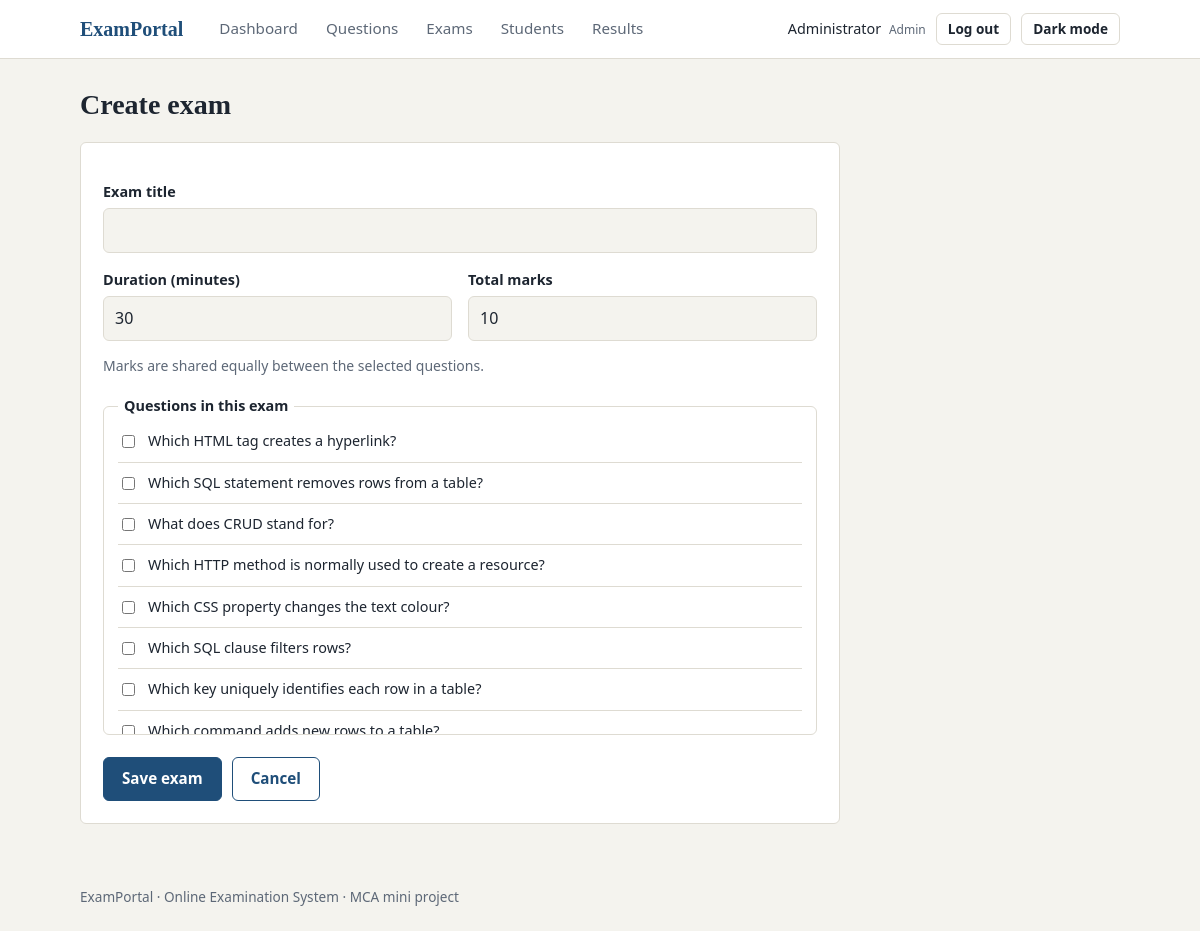
/admin/exam_form.php (signed in), run on the app's committed database.
### tables this page shows
CREATE TABLE questions (
  id INT UNSIGNED AUTO_INCREMENT PRIMARY KEY,
  question_text TEXT NOT NULL,
  option_a VARCHAR(255) NOT NULL,
  option_b VARCHAR(255) NOT NULL,
  option_c VARCHAR(255) NOT NULL,
  option_d VARCHAR(255) NOT NULL,
  correct_option ENUM('A','B','C','D') NOT NULL,
  created_at TIMESTAMP NOT NULL DEFAULT CURRENT_TIMESTAMP
);

### includes/functions.php (called while the page is built, shortened)
<?php
function db() {
    static $pdo = null;
    if ($pdo === null) {
        try {
            $pdo = new PDO('mysql:host=' . DB_HOST . ';dbname=' . DB_NAME . ';charset=utf8mb4', DB_USER, DB_PASS, [
                PDO::ATTR_ERRMODE => PDO::ERRMODE_EXCEPTION,
                PDO::ATTR_DEFAULT_FETCH_MODE => PDO::FETCH_ASSOC,
                PDO::ATTR_EMULATE_PREPARES => false,
            ]);
        } catch (PDOException $e) {
            http_response_code(500);
            exit('Database connection failed. Start MySQL in XAMPP, import database/exam_db.sql and check config/config.php.');
        }
    }
    return $pdo;
}
function q($sql, $params = []) {
    $stmt = db()->prepare($sql);
    $stmt->execute($params);
    return $stmt;
}
function e($value) {
    return htmlspecialchars((string)$value, ENT_QUOTES, 'UTF-8');
}
function url($path = '') {
    return BASE_URL . '/' . ltrim($path, '/');
}
function get_id($key = 'id') {
    $value = filter_var($_GET[$key] ?? 0, FILTER_VALIDATE_INT);
    return $value && $value > 0 ? $value : 0;
}

### admin/exam_form.php (the view, shortened to what this page needs)
<?php
require_once __DIR__ . '/../includes/functions.php';
$exam = ['title' => '', 'duration_minutes' => 30, 'total_marks' => 10];
$selected = [];
$all = q('SELECT id, question_text FROM questions ORDER BY id')->fetchAll();
$title = get_id() ? 'Edit exam' : 'Create exam';
require __DIR__ . '/../includes/header.php';
?>
<div class="page-head"><h1><?= e($title) ?></h1></div>
<div class="card form-card">
  <form method="post" novalidate>
    <label for="title">Exam title</label>
    <input id="title" name="title" value="<?= e($exam['title']) ?>" required>
    <div class="two-col">
      <div><label for="duration_minutes">Duration (minutes)</label>
        <input id="duration_minutes" name="duration_minutes" type="number" min="1" max="300" value="<?= e($exam['duration_minutes']) ?>" required></div>
      <div><label for="total_marks">Total marks</label>
        <input id="total_marks" name="total_marks" type="number" min="1" max="1000" value="<?= e($exam['total_marks']) ?>" required></div>
    </div>
    <p class="muted small">Marks are shared equally between the selected questions.</p>
    <fieldset class="picker">
      <legend>Questions in this exam</legend>
      <?php if ($all): foreach ($all as $row): ?>
        <label class="check">
          <input type="checkbox" name="questions[]" value="<?= (int)$row['id'] ?>"<?= in_array((int)$row['id'], $selected, true) ? ' checked' : '' ?>>
          <span><?= e($row['question_text']) ?></span>
        </label>
      <?php endforeach; else: ?>
        <p class="empty">Add some questions first.</p>
      <?php endif; ?>
    </fieldset>
    <div class="form-actions">
      <button class="btn">Save exam</button>
      <a class="btn btn-secondary" href="<?= url('admin/exams.php') ?>">Cancel</a>
    </div>
  </form>
</div>
<?php require __DIR__ . '/../includes/footer.php'; ?>

### assets/css/style.css (style rules this page uses)
:root { --bg: #f4f3ee; --surface: #ffffff; --ink: #1d2530; --muted: #5d6877; --line: #dedbd2; --primary: #1f4e79; --primary-dark: #173b5c; --on-primary: #ffffff; --tint: #e8eff6; --ok: #2b7a4b; --ok-bg: #e3f1e8; --bad: #b0372c; --bad-bg: #f8e4e1; --info-bg: #e6eef6; --warn: #a56a0c; --radius: 6px; --serif: Georgia, "Times New Roman", serif; --sans: system-ui, -apple-system, "Segoe UI", Roboto, Arial, sans-serif; }
* { box-sizing: border-box; }
body { margin: 0; font-family: var(--sans); background: var(--bg); color: var(--ink); line-height: 1.55; font-size: 16px; }
h1, h2, h3 { font-family: var(--serif); line-height: 1.25; margin: 0 0 .5rem; }
h1 { font-size: 1.75rem; }
a { color: var(--primary); }
.muted { color: var(--muted); }
.small { font-size: .875rem; }
.btn { display: inline-block; font: inherit; font-weight: 600; font-size: .95rem; padding: 9px 18px; border: 1px solid var(--primary); border-radius: var(--radius); background: var(--primary); color: var(--on-primary); cursor: pointer; text-decoration: none; text-align: center; transition: background .15s, border-color .15s, transform .1s; }
.btn-secondary { background: transparent; color: var(--primary); }
.card { background: var(--surface); border: 1px solid var(--line); border-radius: var(--radius); padding: 22px; margin-bottom: 22px; }
.page-head { display: flex; justify-content: space-between; align-items: center; gap: 12px; flex-wrap: wrap; margin-bottom: 20px; }
.page-head h1 { margin: 0; }
label { display: block; font-weight: 600; font-size: .9rem; margin: 16px 0 5px; }
input, select, textarea { width: 100%; font: inherit; padding: 9px 11px; border: 1px solid var(--line); border-radius: var(--radius); background: var(--bg); color: var(--ink); }
input[type=radio], input[type=checkbox] { width: auto; }
.form-card { max-width: 760px; }
.form-actions { display: flex; gap: 10px; margin-top: 22px; }
.two-col { display: grid; grid-template-columns: 1fr 1fr; gap: 16px; }
.picker { border: 1px solid var(--line); border-radius: var(--radius); margin: 18px 0 0; padding: 4px 14px; max-height: 340px; overflow-y: auto; }
.picker legend { font-weight: 600; font-size: .9rem; padding: 0 6px; }
.check { display: flex; gap: 10px; align-items: flex-start; font-weight: 400; margin: 0; padding: 9px 0; border-bottom: 1px solid var(--line); cursor: pointer; }
.check input { margin-top: 5px; }

### data on the page
questions: question_text "Which HTML tag creates a hyperlink?"
questions: question_text "Which SQL statement removes rows from a table?"
questions: question_text "What does CRUD stand for?"
questions: question_text "Which HTTP method is normally used to create a resource?"
questions: question_text "Which CSS property changes the text colour?"
questions: question_text "Which SQL clause filters rows?"
questions: question_text "Which key uniquely identifies each row in a table?"
questions: question_text "Which command adds new rows to a table?"

### other printed values
$label "Dashboard"
$label "Questions"
$label "Exams"
$label "Students"
$label "Results"
$me['name'] "Administrator"
$me['role'] "Admin"
$title "Create exam"
